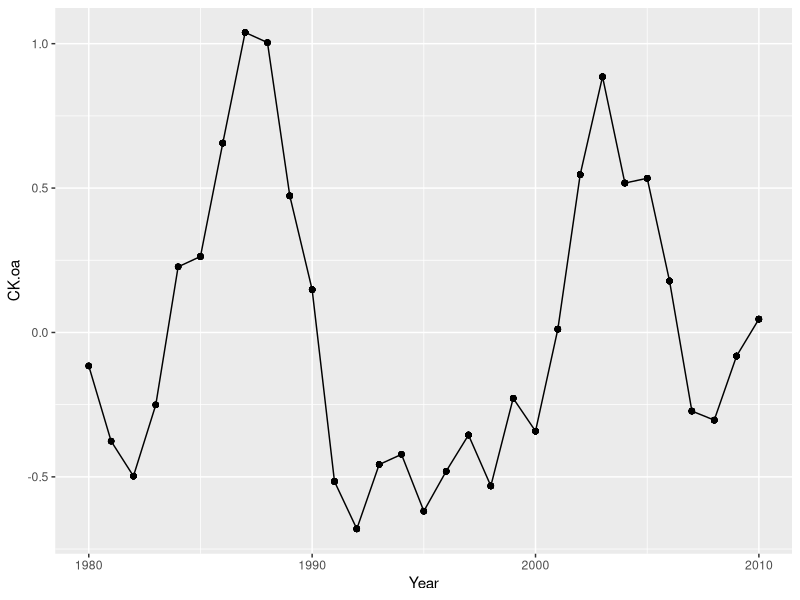
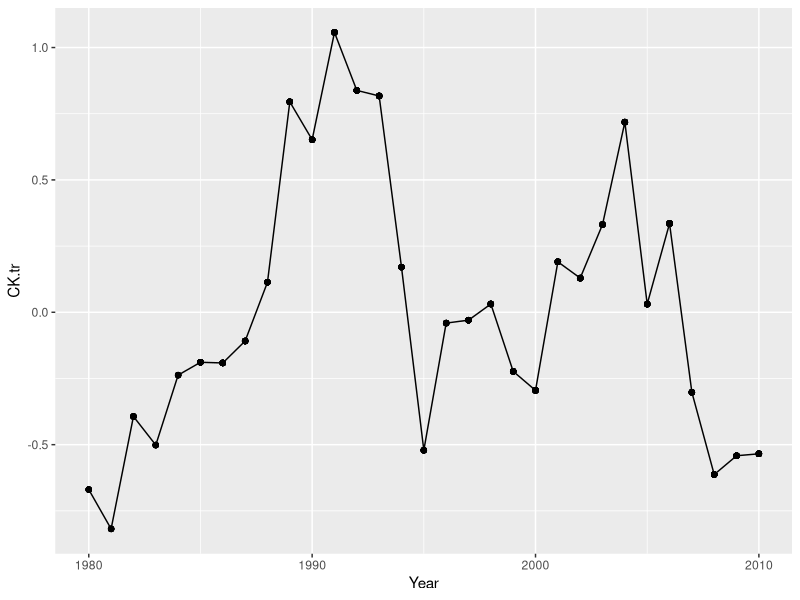
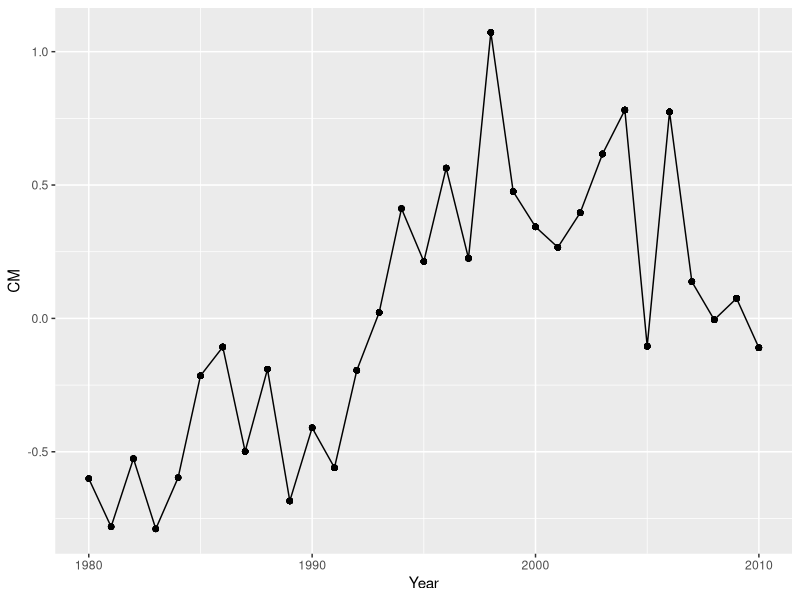
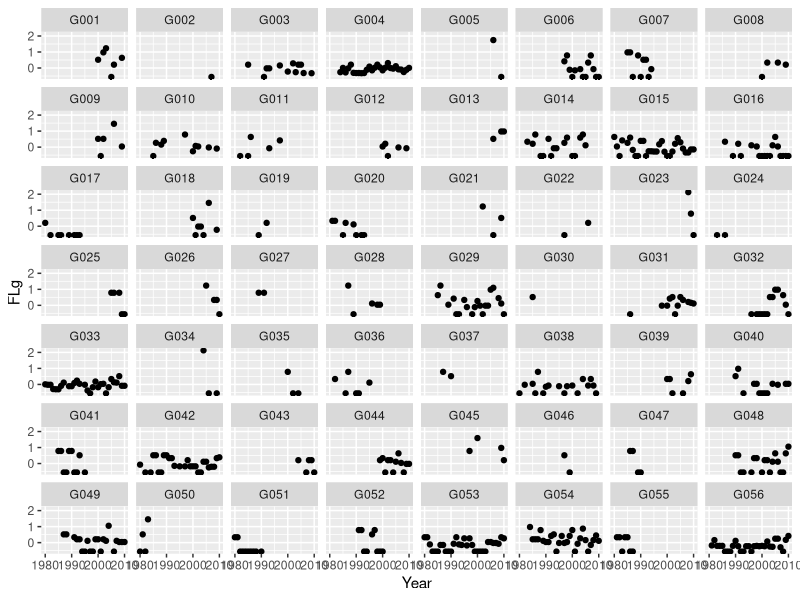
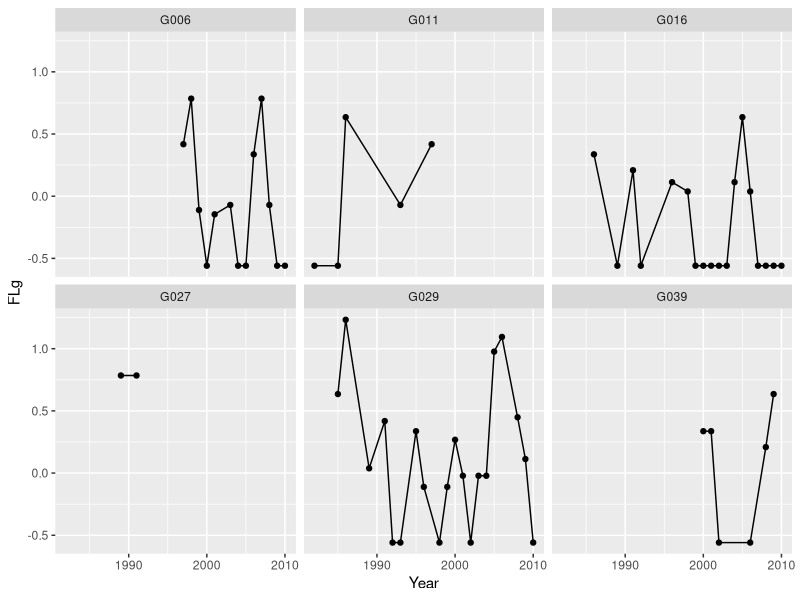
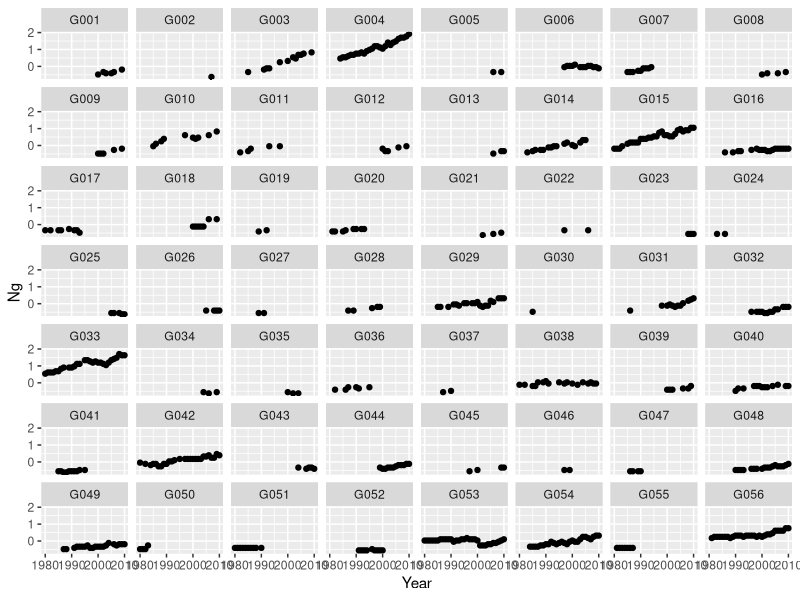
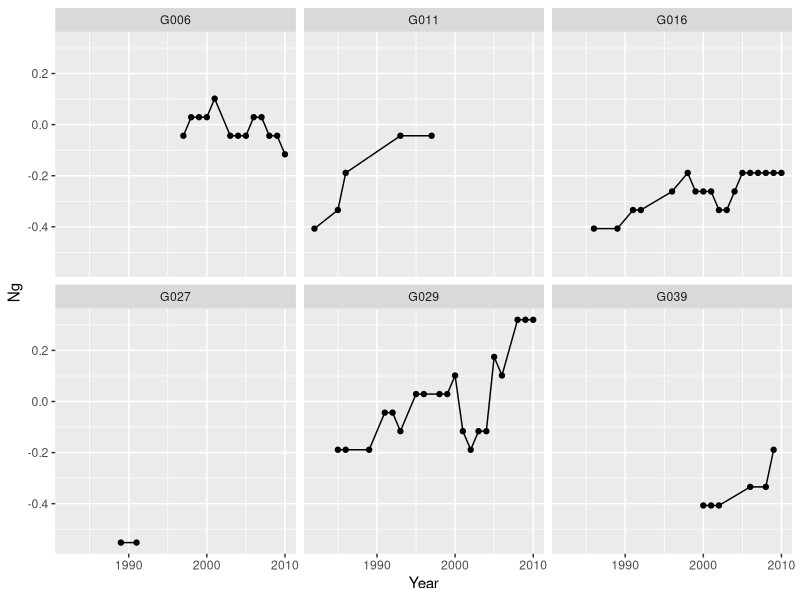
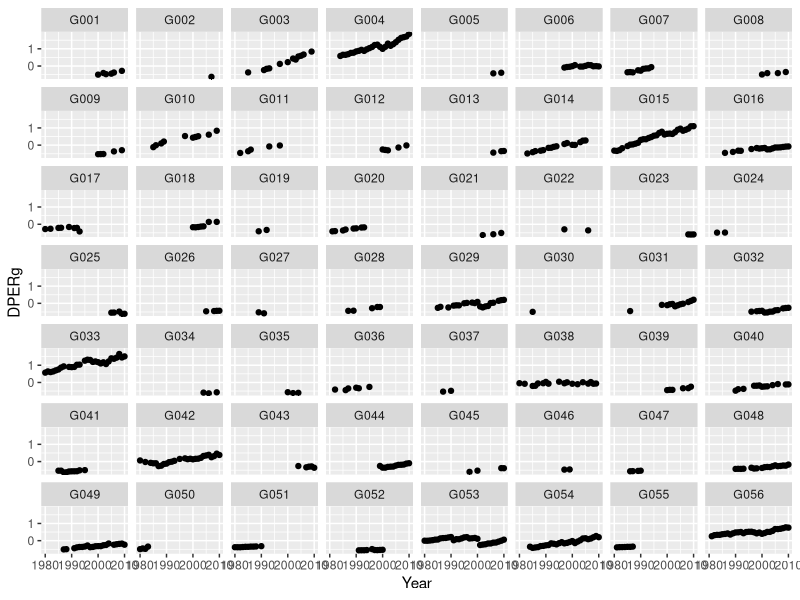

These charts were generated, in order, by the following R code:
## ---- chunk 1
library(here)
library(tidyverse)
library(dplyr)
library(ggfortify)
#library(DMwR)
## ---- chunk 2
#Reading in the Data
library(here)
here()
orca_data<- read.csv(here("stredulinsky2021.csv")) #Kaylie/Clara/Madeline Read in 

## ---- chunk 3
# Exploring
head(orca_data)
glimpse(orca_data)
#okay 25 columns that is a lot.

which(is.na(orca_data))
#no NA's
## ---- chunk 4
#Creating Subset
orca_data_subset <- select(orca_data, Year, Group.ID,
                           CK.oa, CK.tr, CM, DPERg, FLg, FRg, Ng)
                          

head(orca_data_subset)
## ---- chunk 5
#Checking for Na's
which(is.na(orca_data_subset))
#okay so it appears we don't have any missing values. 
## ---- chunk 6
orca_data_sub2 <- orca_data %>%
  select(Year, Group.ID, CK.oa, CK.tr, CM, DPERg, FLg, Ng)

#selecting 6 random groups to look at because 56 is hard to see at once
groups <- sample(1:56, 6, replace = F) #sample 6 random numbers from 1-56
groups <- as.character(groups)
for(i in 1:length(groups)){ #for each number
  if(nchar(groups[i])==1){ #if the number of characters is 1 (1, 2, 3...)
    groups[i] <- paste("G00", groups[i], sep="") #add G00 in front
  }
  else{ #if the number is not 1 (10, 11, 12...)
  groups[i] <- paste("G0", groups[i], sep="") #add G0 in front
  }
}

orca_data_sub2_6 <- orca_data_sub2 %>% #filter for the 6 groups
  filter(Group.ID == groups[1] | Group.ID == groups[2] | Group.ID == groups[3] |
         Group.ID == groups[4] | Group.ID == groups[5] | Group.ID == groups[6])

#Checking number of observations from each group
orca_data_sub2 %>% 
  group_by(Group.ID) %>% 
  tally() %>% 
  arrange(n, desc(n))

#G002, G003 have 1 observation
#G005, G0019, G022, G024, G027, G037, G046 have 2 observations
## ---- chunk 7
#Salmon over time
ggplot(orca_data_sub2, aes(Year, CK.oa))+
  geom_point()+
  geom_line()

ggplot(orca_data_sub2, aes(Year, CK.tr))+
  geom_point()+
  geom_line()

ggplot(orca_data_sub2, aes(Year, CM))+
  geom_point()+
  geom_line()

#Lactating females over time in groups
ggplot(orca_data_sub2, aes(Year, FLg))+
  geom_point()+
  facet_wrap(~Group.ID)

ggplot(orca_data_sub2_6, aes(Year, FLg))+
  geom_point()+
  geom_line()+ #improves readability
  facet_wrap(~Group.ID)


#Number of individuals in groups
ggplot(orca_data_sub2, aes(Year, Ng))+
  geom_point()+
  facet_wrap(~Group.ID)

ggplot(orca_data_sub2_6, aes(Year, Ng))+
  geom_point()+
  geom_line()+
  facet_wrap(~Group.ID)

#pod energetic requirement
ggplot(orca_data_sub2, aes(Year, DPERg))+
  geom_point()+
  facet_wrap(~Group.ID)

ggplot(orca_data_sub2_6, aes(Year, DPERg))+
  geom_point()+
  geom_line()+
  facet_wrap(~Group.ID)
## ---- chunk 8
ggplot(orca_data_sub2, aes(FLg))+
  geom_histogram() #histogram of FLg to assess normality
## ---- chunk 9
# value = x-mean(x) / 2sd(x)
# descale <- function(x, sd){
#   vals <- c()
#   for(i in 1:length(x)){
#     #vals[i] <- (x[i]-mean(x))/(2*sd)
#     vals[i] <- (x[i]+mean(x))*(2*sd)
#   }
#   return(vals)
# }
# 
# 
# unscaledFLg <- descale(orca_data_sub2$FLg, 0.73)
# 
# unscaledData <- orca_data_sub2 %>% 
#   select(FLg) %>% 
#   unscale()
# 
# unscaledFLg <- unscale(2*orca_data_sub2$FLg)
# unscaledCK.oa <- unscale(2*orca_data_sub2$CK.oa)
## ---- chunk 10
orca_data_sub2 %>% 
  select(CK.oa, Year, Group.ID) %>% 
  plot()
## ---- chunk 11
orca_data_sub2 %>% 
  select(CK.oa) %>% 
  summary() 

hist(orca_data_sub2$CK.oa)
hist(orca_data_sub2$FLg) #Y is not normally distributed Transform to log?
## ---- chunk 12
library(lme4)
library(lmerTest)
CK_FLg_Year<-lmer(FLg~CK.oa+ (1|Year), data = orca_data_sub2, REML= FALSE)
summary (CK_FLg_Year)
## ---- chunk 13
CK_FLg_Year_GroupID<-lmer(FLg~CK.oa + (1|Year) + (1|Group.ID), data = orca_data_sub2, REML= FALSE)
summary(CK_FLg_Year_GroupID)

plot(CK_FLg_Year_GroupID) # I dont know
## ---- chunk 14
# log transforming FLG 
orca_data_sub2$FLg <- log(orca_data_sub2$FLg)

CK_FLg_Year_GroupID_logtransform<-lmer(FLg~CK.oa + (1|Year) + (1|Group.ID), data = orca_data_sub2, REML= FALSE)
#looks better! 
plot(CK_FLg_Year_GroupID_logtransform)

#exponentially transforming FLG
orca_data_sub2$FLg <- exp(orca_data_sub2$FLg)


CK_FLg_Year_GroupID_exptransform<-lmer(FLg~CK.oa + (1|Year) + (1|Group.ID), data = orca_data_sub2, REML= FALSE)
#this also looks somewhat better than the original but I think the log one is a better transformation 
plot(CK_FLg_Year_GroupID_exptransform)
## ---- chunk 15

years_measured<-(c(seq(1980,2010,1)))
#Numbers are in values of Millions of Fish
chum_generator <- function(){
  chum_density <- sample(x = seq(0.46,6.17,0.02), size = length(years_measured), replace = T) #choosing a random value between the range of 0.46 to 6.17, Replacing is True
  yearly_chum <- data.frame(years_measured, chum_density) #making data frame for each year and with the random density
    return(yearly_chum)
  }
  
chum_generator()

#Okay for reference, sample needs the x (the range to pick from) and then the size (which is how many variables its gonna pick); so don't need a for loop
  
## ---- chunk 16

#Numbers are in values of Millions of Fish
chinook_generator <- function(){
  chinook_density <- sample(x = seq(0.13,1.27,0.02), size = length(years_measured), replace = T) #choosing a random value between the range of 0.46 to 6.17, Replacing is True
  yearly_chinook <- data.frame(years_measured, chinook_density) #making data frame for each year and with the random density
    return(yearly_chinook)
  }
  
chinook_generator()


## ---- chunk 17
# ------------- From Lecture -------------
# power_analysis_function <- function(sample_size){
#   
#   sims <- 1000
#   pvalues <- c()
#   for (i in 1:sims){
#   data <- data_generator(sample_size)
#   model <- glm(disease_status~scale(age), family = binomial, data = data)
#   pvalues[i] <- summary(model)$coefficients[2,4]
#   }
#   
#   power_estimate <- length(which(pvalues < 0.01))/length(pvalues)
#   
#   return(power_estimate)
# }
# 
# sample_sizes <- seq(100,200,10); power_estimates <- c()
# 
# for (i in 1:length(sample_sizes)){
#   power_estimates[i] <- power_analysis_function(sample_size = sample_sizes[i])
# }
# 
# knitr::kable(cbind(n = sample_sizes, power = power_estimates))
